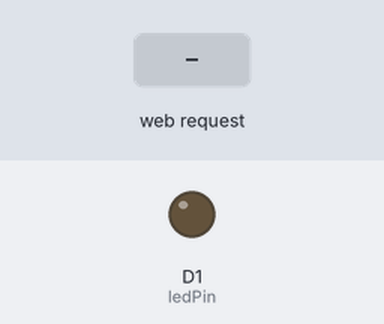
Bench run of a sketch on a simulated ESP8266 (NodeMCU). On the bench: output pins drawn as LEDs (lit = HIGH). The test bench sets the inputs (shaded band). WiFi joins after 1.5 s; servers stay silent unless stated; what the sketch prints to the serial monitor is not drawn.

Above: at 2.7 s.
2.8 s: HTTP request GET /LED=ON received
At 3.3 s:
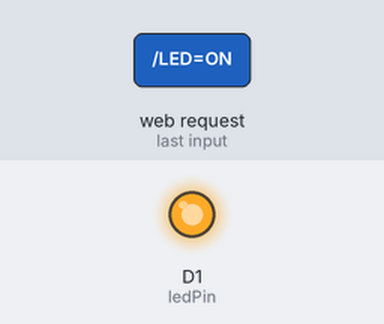
4.3 s: HTTP request GET /LED=OFF received
At 5.6 s:
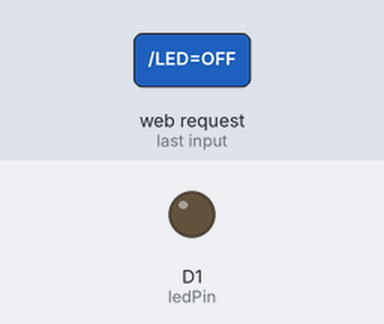
Timing chart, 0 to 7.3 s (numbered marks = the images above; inputs shaded):
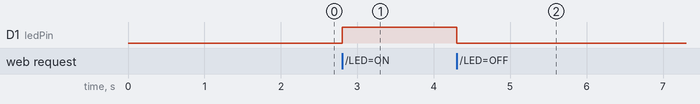

The sketch:

Day20.ino.ino
```cpp
#include <ESP8266WiFi.h>

const char* ssid = "Redme note 6 pro";
const char* password="Amol12345";

int ledPin = D1;
int ledPin1 = D2;
int ledPin2 = D3;
WiFiServer server(80);

void setup() {
  Serial.begin(115200);
  delay(10);

  pinMode(ledPin, OUTPUT);
  digitalWrite(ledPin, LOW);

  // Connect to WiFi network
  Serial.println();
  Serial.println();
  Serial.print("Connecting to ");
  Serial.print(ssid);
  Serial.println(" ...");

  WiFi.begin(ssid, password);

  while (WiFi.status() != WL_CONNECTED) {
    delay(500);
    Serial.print("... ");
  }
  //flush();
  Serial.println("");
  Serial.println("WiFi connected");

  // Start the server
  server.begin();
  Serial.println("Server started");

  // Print the IP address
  Serial.print("Use this URL to connect: ");
  Serial.print("http://");
  Serial.print(WiFi.localIP());
  Serial.println("/");

}

void loop() {
  // Check if a client has connected
  WiFiClient client = server.available();
  if (!client) {
    return;
  }

  // Wait until the client sends some data
  Serial.println("new client");
  while(!client.available()){
    delay(1);
  }

  // Read the first line of the request
  String request = client.readStringUntil('\r');
  Serial.println(request);
  client.flush();

  // Match the request

  int value = LOW;
  if (request.indexOf("/LED=ON") != -1)  {
    digitalWrite(ledPin, HIGH);
    value = HIGH;
  }
  if (request.indexOf("/LED=OFF") != -1)  {
    digitalWrite(ledPin, LOW);
    value = LOW;
  }
  //2

    if (request.indexOf("/LED1=ON") != -1)  {
    digitalWrite(ledPin1, HIGH);
    value = HIGH;
  }
  //3
  if (request.indexOf("/LED1=OFF") != -1)  {
    digitalWrite(ledPin1, LOW);
    value = LOW;
  }

    if (request.indexOf("/LED2=ON") != -1)  {
    digitalWrite(ledPin2, HIGH);
    value = HIGH;
  }
  if (request.indexOf("/LED2=OFF") != -1)  {
    digitalWrite(ledPin2, LOW);
    value = LOW;
  }

// Set ledPin according to the request
//digitalWrite(ledPin, value);

  // Return the response
  client.println("HTTP/1.1 200 OK");
  client.println("Content-Type: text/html");
  client.println(""); //  do not forget this one
  client.println("<!DOCTYPE HTML>");
  client.println("<html>");

  client.print("Led is now: ");

  if(value == HIGH) {
    client.print("On");
  } else {
    client.print("Off");
  }
  client.println("<br><br>");
  client.println("<a href=\"/LED=ON\"\"><button>On </button></a>");
  client.println("<a href=\"/LED=OFF\"\"><button>Off </button></a><br />");

  client.println("<a href=\"/LED1=ON\"\"><button>On </button></a>");
  client.println("<a href=\"/LED1=OFF\"\"><button>Off </button></a><br />");

  client.println("<a href=\"/LED2=ON\"\"><button>On </button></a>");
  client.println("<a href=\"/LED2=OFF\"\"><button>Off </button></a><br />");

  client.println("</html>");

  delay(1);
  Serial.println("Client disonnected");
  Serial.println("");

}
```

Measured:
- after the input at 2.8 s, D1 (ledPin): LOW → HIGH at once
- after the input at 4.3 s, D1 (ledPin): HIGH → LOW at once
